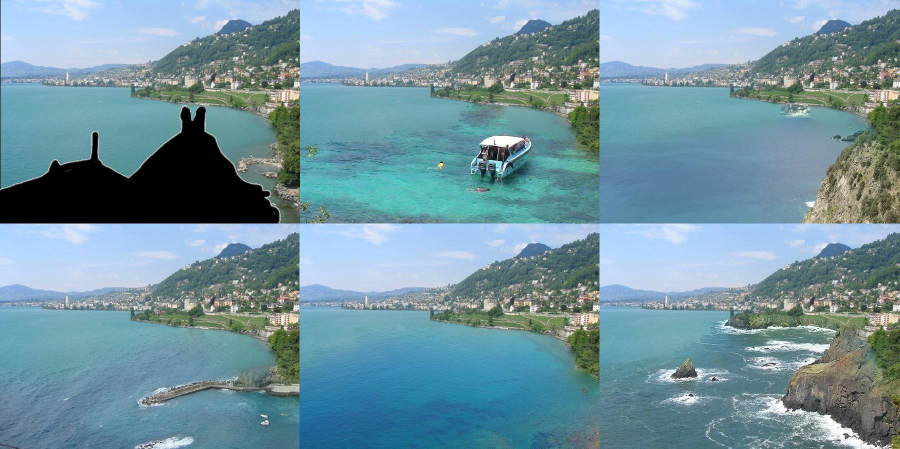
#> input picture res.jpg, 1799 x 897 px (shown at 1/2 size); the run also reads 1 picture not shown here
$ python complete.py res.jpg res.jpg .
#> lines starting #> are read from the running program, lines starting #| are printed output that depends on the picture; after the words box and inside, x2 and y2 are one past the last pixel; in counts of white or black regions, pixels touching at a corner belong together
# complete.py <src_img> <src_mask> <candidate_dir>
import os
import cv2
import sys
import time
import numpy as np
import igraph as ig
from PIL import Image
from queue import Queue
import matplotlib.pyplot as plt
from scipy.signal import convolve
from scipy.ndimage import laplace
from joblib import Parallel, delayed

BORDER_RANGE = 80

class MaskedImg:

    def __init__(self, img, mask):
        '''
        img: (C, H, W),
        mask: (H, W), 0 to replace, 1 to keep
        '''
        img = img.astype(np.int64)
        mask = mask.astype(np.int64)

        assert (0 <= img).all() and (img < 256).all() and img.shape[0] == 3
        assert np.logical_or(mask == 0, mask == 1).all()

        self._img = img # C, H, W
        self._mask = mask # H, W
        assert(self._img.shape[1:] == self._mask.shape)
        self.shape = self._mask.shape
        dilated_mask = cv2.erode(
            self._mask.astype(np.uint8),
            np.ones((BORDER_RANGE * 2, BORDER_RANGE * 2)) # kernel
        )
        self._border_mask = dilated_mask ^ self._mask

    # [203 lines left out: functions border, mask, invmask, match, cut_patch, blend, not called in this run]

if __name__ == '__main__':

    # images use C, H, W axes, masks use H, W axes
    src_img = np.array(Image.open(sys.argv[1]))[..., :3].transpose((2, 0, 1))
    src_mask = (np.array(Image.open(sys.argv[2]))[..., 0] >= 128).astype(np.int64)
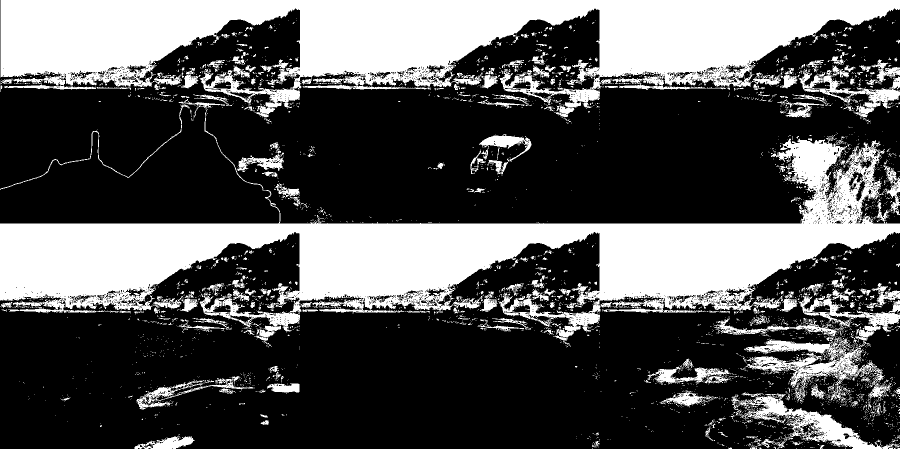
#> src_mask: shape (897, 1799) int64 (shown at 1/2 size); values 0 (black) and 1 (white), 33.4% white; 4280 white regions (3921 under 20 px), largest, box (x1, y1, x2, y2) and area: (0, 224, 1799, 681) 233146, (1, 0, 1799, 235) 213264, (1488, 673, 1783, 805) 11249
    src = MaskedImg(src_img, src_mask)
#> in __init__, `dilated_mask = cv2.erode( self._mask.astype(np.uint8), np.ones((BORDER..`:
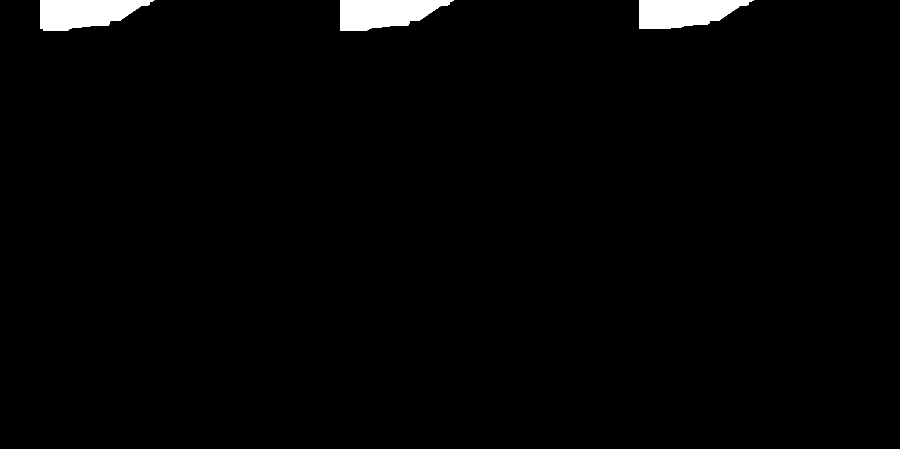
#> dilated_mask: shape (897, 1799) (shown at 1/2 size); values 0 (black) and 1 (white), 1.9% white; 3 white regions, box (x1, y1, x2, y2) and area: (680, 0, 908, 62) 10062, (81, 0, 309, 62) 10048, (1279, 0, 1508, 58) 9799
#> in __init__, `self._border_mask = dilated_mask ^ self._mask`:
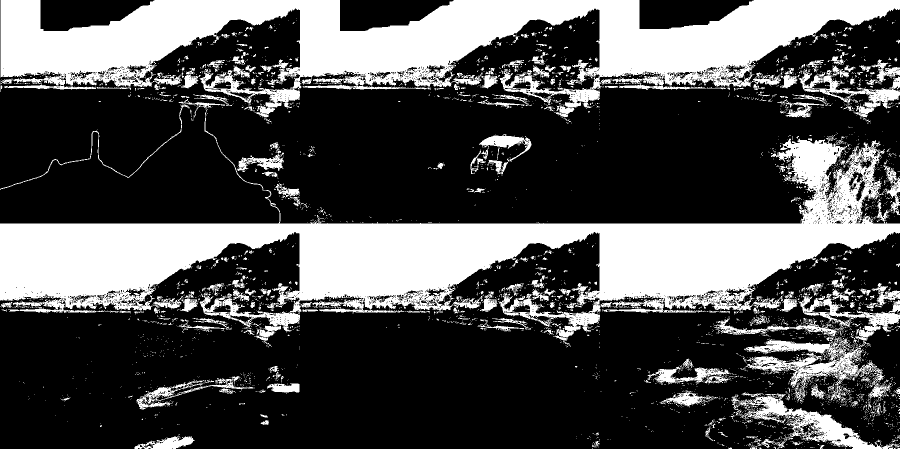
#> self._border_mask: shape (897, 1799) int64 (shown at 1/2 size); values 0 (black) and 1 (white), 31.6% white; 4280 white regions (3921 under 20 px), largest, box (x1, y1, x2, y2) and area: (0, 224, 1799, 681) 233146, (1, 0, 1799, 235) 183355, (1488, 673, 1783, 805) 11249

    candi_dir = sys.argv[3]

    # Image.fromarray(src.border().transpose((1, 2, 0))
    #                 .astype(np.uint8)).show()

    for candi_name in os.listdir(candi_dir):
        print(f'\nCandidate image: {candi_name}')
        candi_path = os.path.join(candi_dir, candi_name)
#> (the run stopped early here; a loop or call above may not have finished)
